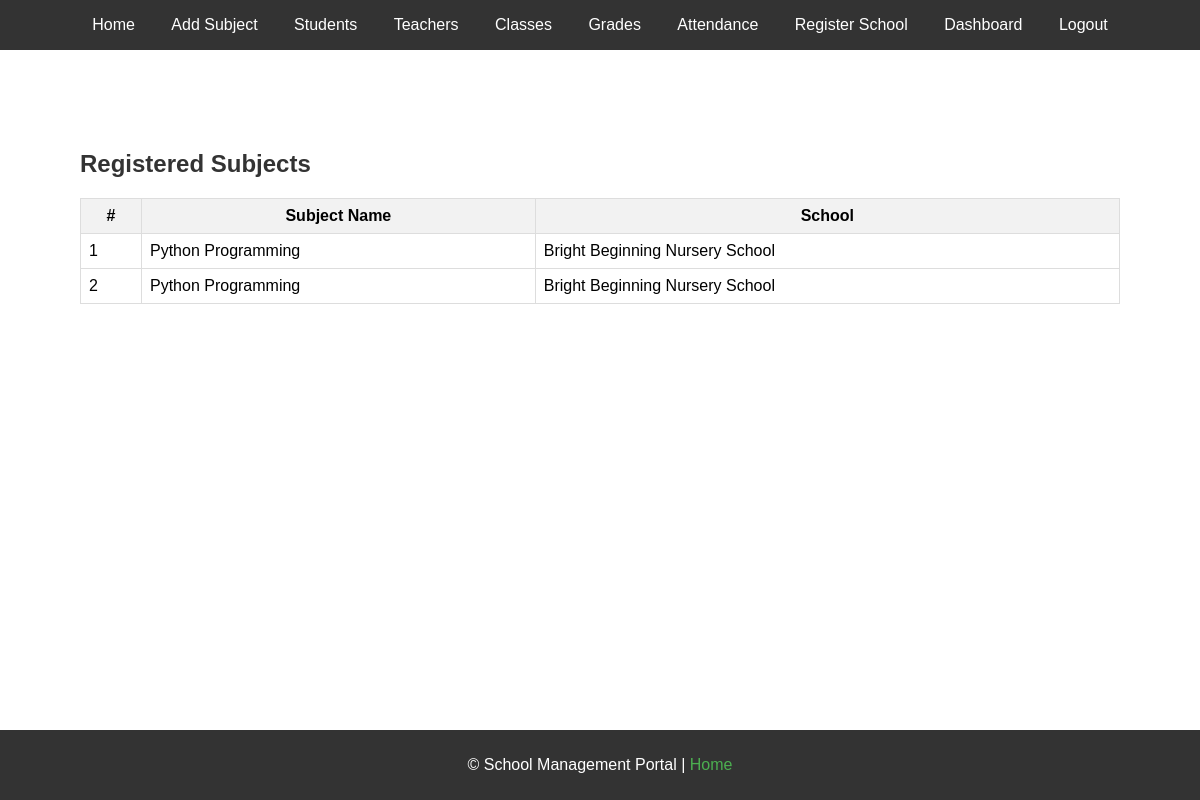
/subjects (signed in), run on the app's committed database.
### app/models.py (models this page shows)
class Subject(db.Model):
    __tablename__ = 'subjects'
    id = db.Column(db.Integer, primary_key=True)
    name = db.Column(db.String(100), nullable=False)
    school_id = db.Column(db.Integer, db.ForeignKey('schools.id'), nullable=False)
    classes = db.relationship('ClassSubject', backref='subject', lazy=True)

class School(db.Model):
    __tablename__ = 'schools'
    id = db.Column(db.Integer, primary_key=True)
    name = db.Column(db.String(100), unique=True, nullable=False)
    address = db.Column(db.String(255), nullable=True)
    email = db.Column(db.String(100), unique=True, nullable=False)
    phone_number = db.Column(db.String(15), nullable=True)
    website = db.Column(db.String(100), nullable=True)
    users = db.relationship('User', backref='school', lazy=True)
    students = db.relationship('Student', backref='school', lazy=True)
    teachers = db.relationship('Teacher', backref='school', lazy=True)
    classes = db.relationship('Class', backref='school', lazy=True)
    subjects = db.relationship('Subject', backref='school', lazy=True)

### app/routes.py (the view)
@main.route('/subjects')
@login_required
def subjects():
    subjects = Subject.query.filter_by(school_id=current_user.school_id).all()
    return render_template('subjects.html', subjects=subjects)

### app/__init__.py (called while the page is built)
def create_app():
    app = Flask(__name__)
    app.config.from_object(Config)
    @app.before_request
    def before_request():
        g.current_user = current_user
    db.init_app(app)
    migrate.init_app(app, db)
    bootstrap.init_app(app)
    login_manager.init_app(app)
    login_manager.login_view = 'main.login'
    app.static_folder ='static'
    app.static_url_path = '/static'
    with app.app_context():
        from . import models
        from .routes import main
        app.register_blueprint(main)
        db.create_all()
    return app

### app/models.py (called while the page is built)
    @login_manager.user_loader
    def load_user(user_id):
        return User.query.get(int(user_id))

### app/templates/subjects.html (shortened to what this page needs)
{% extends "base.html" %}
{% block content %}
<div class="container mt-5">
    <h2>Registered Subjects</h2>
    {% if subjects %}
        <table class="table table-bordered mt-4">
            <thead class="thead-light">
                <tr>
                    <th>#</th>
                    <th>Subject Name</th>
                    <th>School</th>
                </tr>
            </thead>
            <tbody>
                {% for subject in subjects %}
                    <tr>
                        <td>{{ loop.index }}</td>
                        <td>{{ subject.name }}</td>
                        <td>{{ subject.school.name }}</td>
                    </tr>
                {% endfor %}
            </tbody>
        </table>
    {% else %}
        <p class="text-muted mt-4">No subjects have been registered yet.</p>
    {% endif %}
</div>
{% endblock %}

### app/static/style.css (style rules this page uses)
html, body { margin: 0; padding: 0; height: 100%; font-family: Arial, sans-serif; display: flex; flex-direction: column; }
.container { flex: 1; padding: 20px; }
.container { margin: 20px; }
table { width: 100%; border-collapse: collapse; margin-top: 10px; }
table, th, td { border: 1px solid #ddd; padding: 8px; }
th { background-color: #f2f2f2; font-weight: bold; }
h2 { color: #333; margin-bottom: 20px; }

### data on the page
Subject: name "Python Programming", school.name "Bright Beginning Nursery School"
Subject: name "Python Programming", school.name "Bright Beginning Nursery School"
